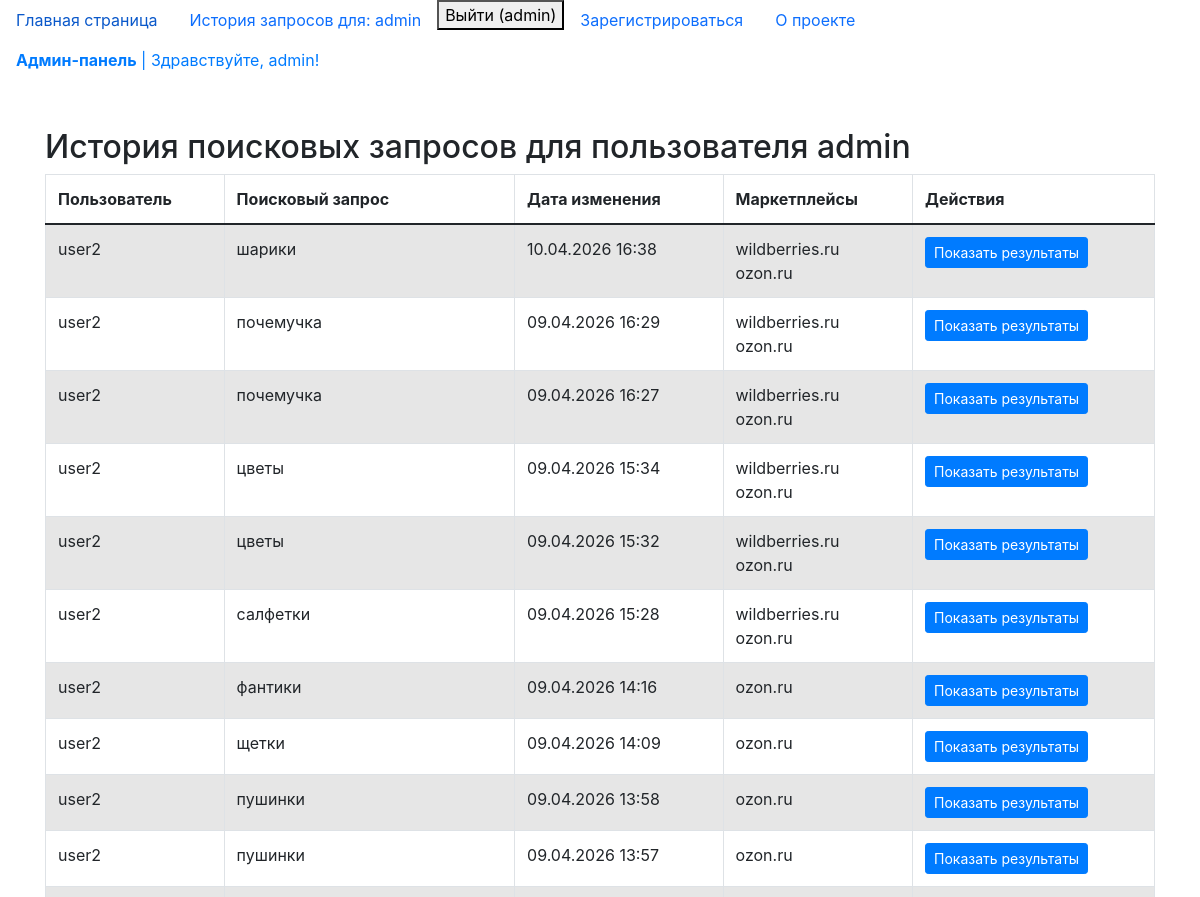
/query_list/ (signed in, upper part), run on an earlier commit of the app's database.
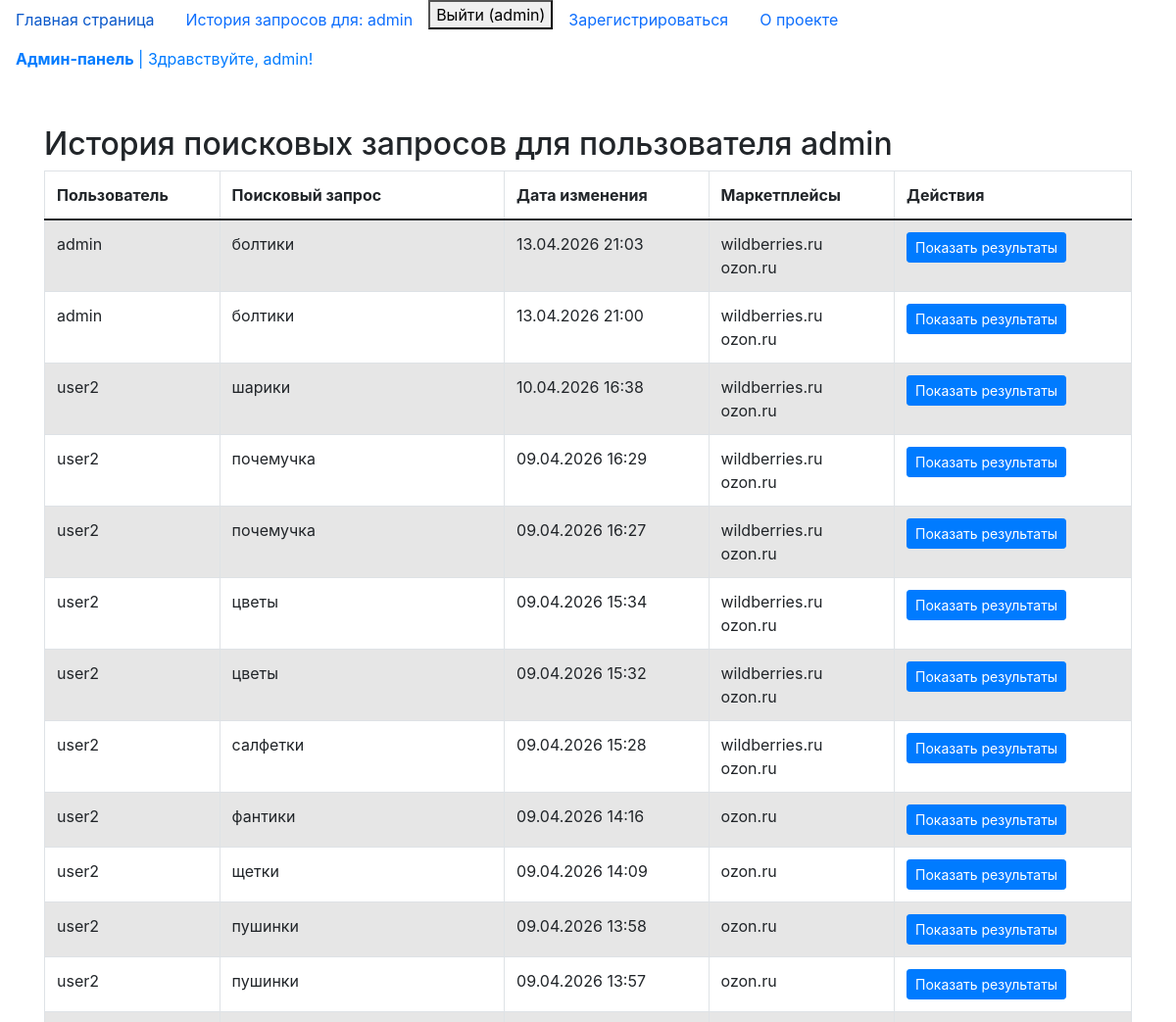
And on a later commit of the database.
### web_scraping/models/searchers.py (models this page shows, shortened)
class Searchers(BaseModel):
    class Meta:
        verbose_name = "Запрос"  # Человекочитаемое имя модели в единственном числе
        verbose_name_plural = "Запросы"  # Человекочитаемое имя модели во множественном числе
    """Связь с моделью CustomUser. Указывает, какой пользователь сделал запрос.
    При удалении пользователя все его поисковые запросы также будут удалены (CASCADE)."""
    user = models.ForeignKey(
        CustomUser,
        on_delete=models.CASCADE,
        verbose_name="Пользователь",
    )
    """Текст поискового запроса. Максимальная длина — 100 символов.
    Минимальное количество символов — 2 (проверяется валидатором MinLengthValidator)."""
    query = models.CharField(
        max_length=100,
        verbose_name="Поисковый запрос",
        validators=[MinLengthValidator(2)],
    )
    """Связь многие‑ко‑многим с моделью Product. Указывает на товары,
    найденные по данному запросу. related_name позволяет обращаться
    к запросам из объекта Product через атрибут 'searches'."""
    products = models.ManyToManyField(
        Product,
        related_name="searches",
        verbose_name="Найденные товары",
    )
    """Связь многие‑ко‑многим с моделью Marketplace. Указывает,
    на каких маркетплейсах производился поиск по запросу.
    related_name позволяет обращаться к запросам из объекта Marketplace
    через атрибут 'searches'."""
    marketplaces = models.ManyToManyField(
        Marketplace,
        related_name="searches",
        verbose_name="Маркетплейсы для поиска",
    )

### custom_user_app/models/CustomUser.py (models this page shows, shortened)
class CustomUser(AbstractUser):
    """Поле имени пользователя: уникальное, максимум 70 символов."""
    username = models.CharField(
        max_length=70,
        unique=True,
        verbose_name="Имя пользователя.",
    )
    """Поле электронной почты: уникальное, валидируется как email."""
    email = models.EmailField(unique=True, verbose_name="Электронная почта")
    """Дата и время создания записи (устанавливается один раз при создании)."""
    created_at = models.DateTimeField(
        auto_now_add=True, verbose_name="Создано"
    )
    """Дата и время последнего обновления записи (автоматически обновляется при сохранении)."""
    updated_at = models.DateTimeField(auto_now=True, verbose_name="Изменено")
    USERNAME_FIELD = "username"  # Поле, используемое для аутентификации (вместо email)
    REQUIRED_FIELDS = ["email"]  # Список полей, запрашиваемых при создании пользователя через createsuperuser
    objects = CustomUserManager()  # Использование кастомного менеджера пользователей

### web_scraping/models/marketplace.py (models this page shows, shortened)
class Marketplace(BaseModel):
    class Meta:
        verbose_name = "Маркетплейс"  # Человекочитаемое имя модели в единственном числе
        verbose_name_plural = "Маркетплейсы"  # Человекочитаемое имя модели во множественном числе
    """Название маркетплейса. Максимальная длина — 100 символов."""
    name = models.CharField(
        max_length=100,
        verbose_name="Название маркетплейса",
    )
    """Базовый URL маркетплейса. Поле автоматически валидирует корректность URL."""
    base_url = models.URLField(verbose_name="Базовый URL")

### web_scraping/views/query_list.py (the view, shortened to what this page needs)
# urls.py: path("query_list/", query_list, name="query_list"),
@login_required(login_url="login")
def query_list(request):
    if request.user.is_superuser:
        searchers = Searchers.objects.all().order_by("-id")
    else:
        searchers = Searchers.objects.filter(user=request.user).order_by("-id")
    marketplaces = Marketplace.objects.all()
    context = {
        "marketplaces": marketplaces,  # Список маркетплейсов
        "searchers": searchers,      # Список поисковых запросов
        "current_user": request.user  # Текущий пользователь
    }
    return render(
        request,
        "web_scarping/search_list.html",
        context=context,
    )

### web_scraping/templates/web_scarping/search_list.html (shortened to what this page needs)
{% extends 'web_scarping/base.html' %}
{% block body %}
<div class="container mt-5">
    <h2>История поисковых запросов для пользователя {{ user.username }}</h2>
    <div class="row">
        <div class="col-md-12">
            <table class="table table-striped table-bordered">
                <thead>
                    <tr>
                        <th>Пользователь</th>
                        <th>Поисковый запрос</th>
                        <th>Дата изменения</th>
                        <th>Маркетплейсы</th>
                        <th>Действия</th>
                    </tr>
                </thead>
                <tbody>
                    {% for search in searchers %}
                    <tr>
                        <td>{{ search.user.username }}</td>
                        <td>{{ search.query }}</td>
                        <td>{{ search.updated_at|date:"d.m.Y H:i" }}</td>
                        <td>
                            {% for marketplace in search.marketplaces.all %}
                                {{ marketplace.name }}<br>
                            {% empty %}
                                Маркетплейсы не выбраны
                            {% endfor %}
                        </td>
                        <td>
                            <a href="{% url 'query_result' search.id %}"
                               class="btn btn-primary btn-sm">
                                 Показать результаты
                            </a>
                        </td>
                    </tr>
                    {% empty %}
                    <tr>
                        <td colspan="5" class="text-center">
                            Записей не найдено
                        </td>
                    </tr>
                    {% endfor %}
                </tbody>
            </table>
        </div>
    </div>
</div>
{% endblock %}

What changed in the data, as far as the page shows it:
added Searchers: user.username "admin", query "болтики", updated_at "13.04.2026 21:03", Marketplace (name "wildberries.ru"), Marketplace (name "ozon.ru")
added Searchers: user.username "admin", query "болтики", updated_at "13.04.2026 21:00", Marketplace (name "wildberries.ru"), Marketplace (name "ozon.ru")
